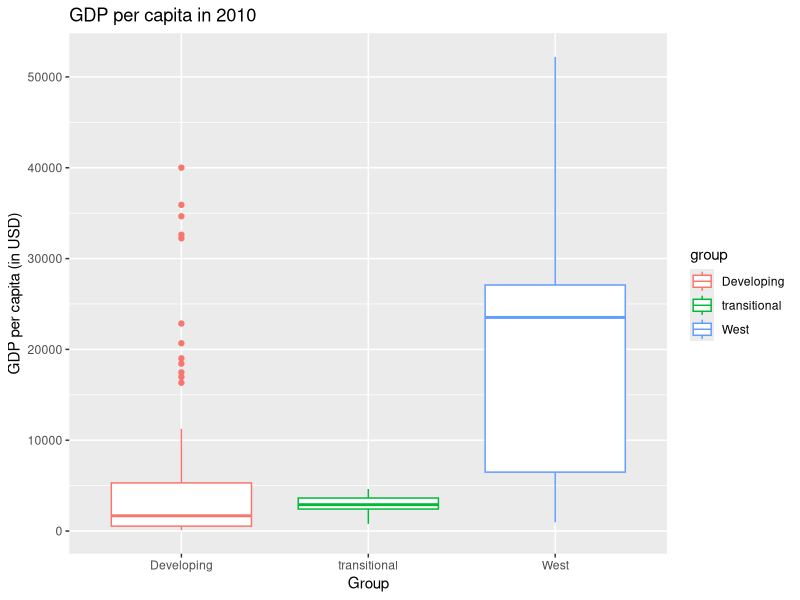

This chart was generated by the following R code:
library(dslabs)
library(tidyverse)
library(gtools)

data("gapminder")

west <- c("Western Europe", "Northern Europe", "Southern Europe", "Northern America", "Australia and New Zealand")
transitional <- c("Russia", "India", "Brazil", "China", "South Africa")

gapminder %>% filter(year == 2010) %>%
  mutate(group = ifelse(region %in% west, "West", ifelse(country %in% transitional, "transitional", "Developing"))) %>%
  ggplot(aes(y = gdp/population, x = group, color = group)) +
  geom_boxplot() + ggtitle("GDP per capita in 2010") + xlab("Group") +
  ylab("GDP per capita (in USD)")
